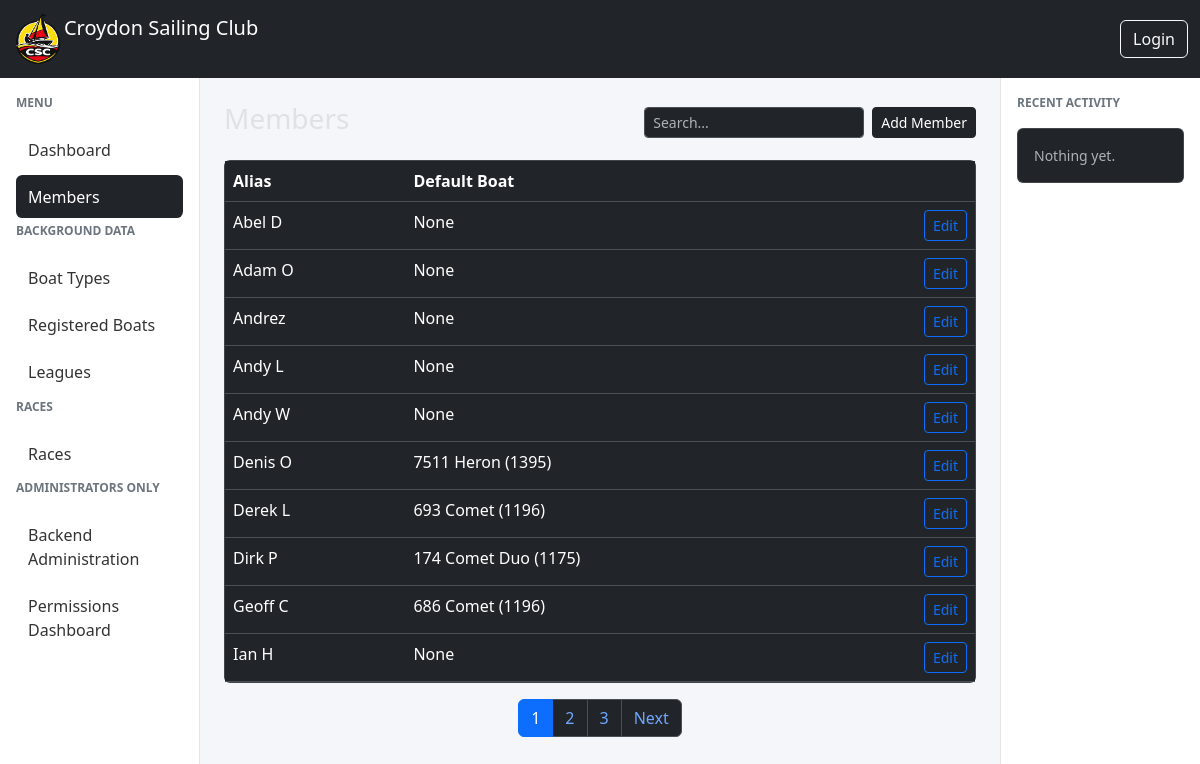
The page /members/ on the database its author committed.
### members/models.py (models this page shows, shortened)
class Member(AbstractUser):
    username = models.CharField(
        max_length=150,
        unique=True,
        null=True,
        blank=True,
        verbose_name="Alias"
    )
    email = models.EmailField(
        unique=True,
        verbose_name="Email Address"
    )
    full_name = models.CharField(
        max_length=255,
        blank=True,
        help_text="Full name as an alternative to first and last name"
    )
    email_verified = models.BooleanField(
        default=False,
        help_text="Designates whether the user's email has been verified"
    )
    default_boat = models.ForeignKey(
        "races.RegisteredBoat",
        on_delete=models.SET_NULL,
        null=True,
        blank=True,
        related_name="default_for_members",
    )
    USERNAME_FIELD = "email"
    REQUIRED_FIELDS = ["username"]
    def get_full_name(self):
        if self.full_name:
            return self.full_name
        return f"{self.first_name} {self.last_name}".strip()

### races/models.py (models this page shows)
class RegisteredBoat(models.Model):
    sail_number = models.CharField(max_length=20)
    boat_type = models.ForeignKey(BoatType,on_delete=models.CASCADE)
    def __str__(self):
        return f'{self.sail_number} {self.boat_type}'

class BoatType(models.Model):
    name = models.CharField(max_length=100)
    description = models.CharField(max_length=255, blank=True)
    py = models.IntegerField(
        "Portsmouth Yardstick",
        validators=[
            MinValueValidator(1000),
            MaxValueValidator(2000),
        ],
    )
    def __str__(self):
        return f'{self.name} ({self.py})'

### members/views.py (the view, shortened to what this page needs)
# urls.py: path("members/", MemberListView.as_view(), name="member-list"),
class MemberListView(ListView):
    model = Member
    template_name = "members/member_list.html"
    context_object_name = "members"
    ordering = ["email"]
    paginate_by = 10   # ⭐ number per page
    def get_queryset(self):
        qs = super().get_queryset()
        search = self.request.GET.get("q")
        return qs

### members/templates/members/member_list.html (shortened to what this page needs)
{% extends "base.html" %}
{% block content %}
<div class="d-flex justify-content-between align-items-center mb-3">
    <h3>Members</h3>
    <div class="d-flex gap-2 align-items-center">
    <div class="input-group input-group-sm" style="width: 220px;">
        <input type="text"
               id="searchInput"
               name="q"
               value="{{ request.GET.q }}"
               placeholder="Search..."
               class="form-control">
    </div>
    <a href="{% url 'member-add' %}" class="btn btn-dark btn-sm">
        Add Member
    </a>
</div>
</div>
<div class="card">
    <div class="table-responsive">
        <table class="table table-hover mb-0">
            <thead>
                <tr>
                    <th>Alias</th>
                    <th>Default Boat</th>
                    <th></th>
                </tr>
            </thead>
            <tbody>
                {% for member in members %}
                <tr>
                    <td>{{ member.username }}</td>
                    <td>{{ member.default_boat }}</td>
                    <td class="text-end">
                        <a href="{% url 'member-edit' member.pk %}"
                           class="btn btn-sm btn-outline-primary">
                            Edit
                        </a>
                    </td>
                </tr>
                {% empty %}
                <tr>
                    <td colspan="5" class="text-center text-muted">
                        No members yet.
                    </td>
                </tr>
                {% endfor %}
            </tbody>
        </table>
    </div>
</div>
{% if is_paginated %}
<nav class="mt-3">
    <ul class="pagination justify-content-center">
        {% for num in page_obj.paginator.page_range %}
        <li class="page-item {% if page_obj.number == num %}active{% endif %}">
            <a class="page-link"
               href="?q={{ request.GET.q }}&page={{ num }}">
                {{ num }}
            </a>
        </li>
        {% endfor %}
        {% if page_obj.has_next %}
        <li class="page-item">
            <a class="page-link"
               href="?q={{ request.GET.q }}&page={{ page_obj.next_page_number }}">
                Next
            </a>
        </li>
        {% endif %}
    </ul>
</nav>
{% endif %}
{% endblock %}

### csc_manager/templates/base.html (style rules this page uses)
body { background-color: #f4f6f9; }

### rows shown on the page
Member: username "Abel D", default_boat "None"
Member: username "Adam O", default_boat "None"
Member: username "Andrez", default_boat "None"
Member: username "Andy L", default_boat "None"
Member: username "Andy W", default_boat "None"
Member: username "Denis O", default_boat "7511 Heron (1395)"
Member: username "Derek L", default_boat "693 Comet (1196)"
Member: username "Dirk P", default_boat "174 Comet Duo (1175)"
Member: username "Geoff C", default_boat "686 Comet (1196)"
Member: username "Ian H", default_boat "None"

### other values the page prints
{{ num }} "1" "2" "3"
